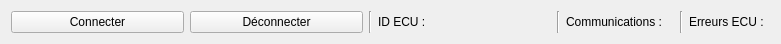
   <widget class="QWidget" name="layoutWidget_7">
    <property name="geometry">
     <rect>
      <x>3</x>
      <y>0</y>
      <width>781</width>
      <height>29</height>
     </rect>
    </property>
    <layout class="QHBoxLayout" name="horizontalLayoutecuconnect">
     <item>
      <widget class="QPushButton" name="m_connectButton">
       <property name="text">
        <string>Connecter</string>
       </property>
      </widget>
     </item>
     <item>
      <widget class="QPushButton" name="m_disconnectButton">
       <property name="disabled">
        <bool>true</bool>
       </property>
       <property name="text">
        <string>Déconnecter</string>
       </property>
      </widget>
     </item>
     <item>
      <widget class="Line" name="m_vline0">
       <property name="orientation">
        <enum>Qt::Vertical</enum>
       </property>
      </widget>
     </item>
     <item>
      <widget class="QLabel" name="m_ecuIdLabel">
       <property name="text">
        <string>ID ECU :</string>
       </property>
      </widget>
     </item>
     <item>
      <widget class="Line" name="m_vline1">
       <property name="orientation">
        <enum>Qt::Vertical</enum>
       </property>
      </widget>
     </item>
     <item>
      <layout class="QHBoxLayout" name="comunicationlayout">
       <item>
        <widget class="QLabel" name="m_communicationsStatusLabel">
         <property name="text">
          <string>Communications :</string>
         </property>
        </widget>
       </item>
       <item>
        <widget class="QLedIndicator" name="m_commsGoodLed" native="true"/>
       </item>
       <item>
        <widget class="QLedIndicator" name="m_commsBadLed" native="true"/>
       </item>
	   <item>
      <widget class="Line" name="m_vline2">
       <property name="orientation">
        <enum>Qt::Vertical</enum>
       </property>
      </widget>
     </item>
	   <item>
        <widget class="QLabel" name="m_engineerrorLabel">
         <property name="text">
          <string>Erreurs ECU :</string>
         </property>
        </widget>
       </item>
	    <item>
        <widget class="QLedIndicator" name="m_engine_error" native="true"/>
       </item>
      </layout>
     </item>
    </layout>
   </widget>
